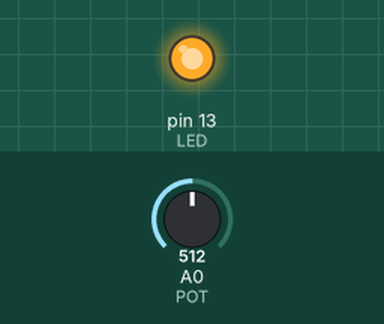
This sketch was run on a simulated Arduino Uno, built with avr-gcc and run on an emulated ATmega328P. On the bench: output pins drawn as LEDs (lit = HIGH). Inputs (shaded band) come from the test bench; at power-on: A0 (POT) = 512.

Above: at 1.2 s.
1.3 s: A0 (POT) set to 0
At 1.7 s:
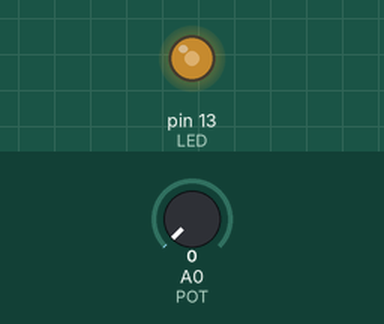
2.8 s: A0 (POT) set to 4
5.8 s: A0 (POT) set to 122
At 5.97 s:
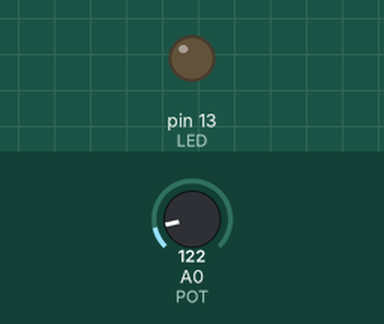
Timing chart, 0 to 14.8 s (numbered marks = the images above; inputs shaded):
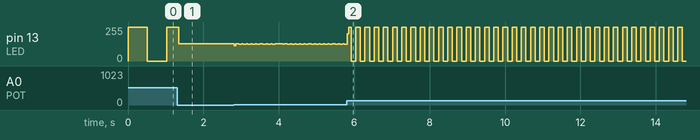

Measured:
- by itself, pin 13 (LED): moves between 0/255 and 255/255, repeating every 0.73 s

The sketch:

Blink_millis2.ino
```cpp
// (licence header left out)
const uint8_t LED = 13;               // LED is connected to D13
const uint8_t POT = 0;                // POT wiper is connected to A0

uint16_t blink_interval;              // Global variable to store the blink interval in milliseconds
uint32_t blink_time;                  // Global variable to store the time that LED last changed state

void setup() {
  pinMode(LED, OUTPUT);               // Configure LED pin as a digital output
  digitalWrite(LED, HIGH);            // Set LED high initially
  blink_time = millis();              // Remember the current value of the millis timer
  blink_interval = analogRead(POT);   // Convert potentiometer wiper voltage to initalize blink_interval
}

void loop() {
  uint32_t t;                         // Local variable to store the current value of the millis timer

  t = millis();                       // Get the current value of the millis timer
  if (t >= blink_time + blink_interval) { // If blink_interval milliseconds have elapsed since blink_time,
    digitalWrite(LED, !digitalRead(LED)); //   toggle the state of LED and
    blink_time = t;                       //   set blink_time to the current value of the millis timer
  }

  blink_interval = analogRead(POT);   // Convert potentiometer wiper voltage to update blink_interval
}
```
